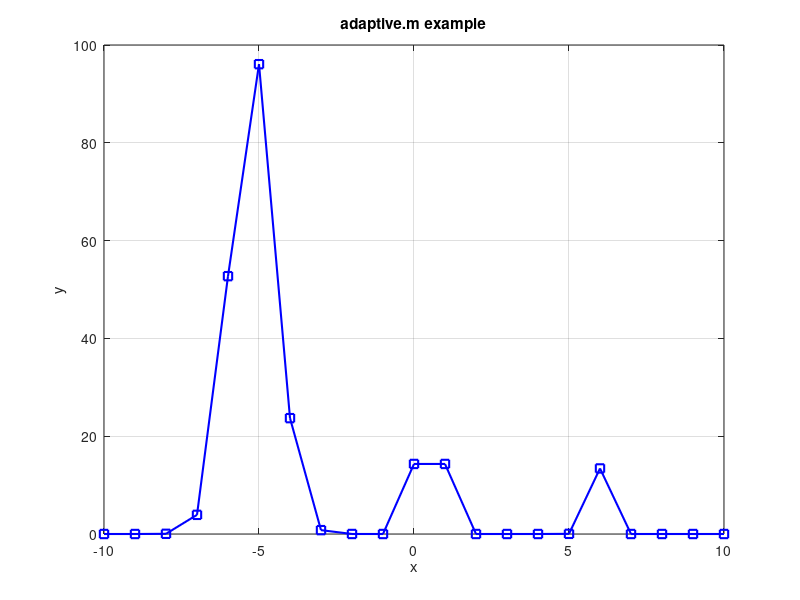

Reproduce this figure in MATLAB. (Note: this script raises an error after producing the figure.)
function varargout = adaptive(input_func, initialDomain, varargin)
%% adaptive: evaluates a matlab function on a given range
%
% 'adaptive.m' allows to sample a function using a reduced number of
% points. It works iteratively adding new points where needed.
% It is especially useful for functions which are computationally intensive
% (e.g. involve solving a differential equation).
%
% Usage:
% XY = adaptive(func, [xstart, xend])
%  evaluates 'func' in the range [xstart, xend]. Key-value arguments are
%  used to control the function evaluation. If the function 'func' returns
%  multiple output values, only the first one is used for the refinement
%  process, but all of them are calculated and returned as additional
%  columns in the output matrix. The output matrix XY contains the new
%  domain points in the first column and the output values in the other
%  columns.
% [x,yy] = adaptive(func, [xstart, xend])
%   as before but separately returns the array with the domain points and
%   the array/matrix with the function output values.
% [x,yy] = adaptive(func, xarray, ...)
%   as before but explicitly provide an initial array of domain points.
%
% Methods:
%   'adaptive' provides three methods for refining the function evaluation:
%   1) add more points near the sharp corners, which are found by
%    considering the triangles formed by three successive points and
%    measuring the central angle.
%   2) measure the area of the same triangles and add more points when the
%    area is bigger than a threshold.
%   3) measure the length of the segments formed by pairs of successive
%    and split the segments which are longer than a threshold.
%   If no methods is explicitly specified, the 'angle' method is used.
%
%% Input parameters
%  - func: input function (function handle)
%  - initialDomain: initial domain points (1D array)
%
%% Optional key-value input parameters
%  - 'nPoints': (default 20)
%       initial number of domain points, only used if an initial domain
%       array is not explicitly provided.
%  - 'maxRefinements': (default 10)
%       Specifies the maximum number of refinement steps.
%  - 'minAngle': (default 0.8*pi)
%       Refine near the  points which forms, together with their left and right
%       neighbours, a triangle with central angle smaller than a given value.
%  - 'maxArea': (default 5e-4)
%       Refine near the points which forms, together with their left and right
%       neighbours, a triangle with area larger than a threshold. The threshold
%       in normalized to the area enclosing th graph:
%       threshold==maxArea*(max(x)-min(x))*(max(f(x))-min(f(x)))
%  - 'maxLength': (default Inf)
%       Refine all the sements which are longer than a given threshold. The
%       threshold is relative to the input and output ranges. Specifically,
%       before applying the threshold, the data are normalized so that
%       max(x)-min(x)==1 and max(f(x))-min(f(x))==1.
%  - 'minLength': (default 0)
%       Exclude from the refinement process the segments which are shorter
%       than a given threshold. The threshold is relative to the input and
%       output ranges. Specifically, before applying the threshold, the
%       data are normalized so that max(x)-min(x)==1 and max(f(x))-min(f(x))==1.
%  - 'minSignal': (default 0.2)
%       Exclude from the refinement process the points where the function is
%       below a threshold. The threshold is relative to the output range: In
%       this example threshold == 0.01*(max(f(x))-min(f(x))).
%  - 'vectorizable': (default false)
%       Specifies whether the input function accepts arrays as input
%       (e.g. f(x)==x.^2).
%  - 'waitbar': (default false)
%       Display a waitbar.
%
% Output parameters
%  - a NxM array where N is the number of domain points and M is the number
%    of output parameters of the input function.
%
%
%% Examples:
%
%   % Refine a function near sharp corners. The option 'minAngle' is useful
%   % for having more points near the peaks of the function.
%   f = @(x) exp(-x.^2/4).*sin(3*x);
%   % for test-purpose also evaluate the function directly
%   x2 = -10:0.01:10;
%   y2 = f(x2);
%   y = adaptive(f, [-5,5], 'minAngle',0.8*pi);
%   figure(1); plot(x2,f(x2),'k--',y(:,1),y(:,2),'o-');
%   legend('high sampling','adaptive')
%   title('y = adaptive(f, [xstart, xend], ''minAngle'',0.8*pi)')
%   % as before but starting with an inital array of domain points
%   x = -5:5;
%   y = adaptive(f, x, 'minAngle',0.8*pi);
%   figure(2); plot(x,f(x),'s-',x2,f(x2),'k--',y(:,1),y(:,2),'o-');
%   legend('initial sampling','high sampling','adaptive')
%   title('y = adaptive(f, x, ''minAngle'',0.8*pi)')
%
%   % Refine a function near sharp corners, but do not split segments which
%   % are already shorter than 'minLength'.
%   y = adaptive(f, x, 'minAngle',0.8*pi, 'minLength',0.05);
%   figure(3); plot(x,f(x),'s-',x2,f(x2),'k--',y(:,1),y(:,2),'o-');
%   legend('initial sampling','high sampling','adaptive')
%   title('y = adaptive(f, x, ''minAngle'',0.8*pi, ''minLength'',0.05)');
%
%   % Refine a function until the areas of the triangles formed by
%   % triplets of successive points are smaller than 'maxArea'.
%   y = adaptive(f, x, 'maxArea',1e-3);
%   figure(4); plot(x,f(x),'s-',x2,f(x2),'k--',y(:,1),y(:,2),'o-');
%   legend('initial sampling','high sampling','adaptive')
%   title('y = adaptive(f, x, ''maxArea'',1e-3)')
%
%   % Refine a function until the segments formed by pairs of successive
%   % points are shorter than 'maxLength'.
%   y = adaptive(f, x, 'maxLength',0.1);
%   figure(5); plot(x,f(x),'s-',x2,f(x2),'k--',y(:,1),y(:,2),'o-');
%   legend('initial sampling','high sampling','adaptive')
%   title('y = adaptive(f, x, ''maxLength'',0.1)');


%% Copyright
% 2017, Alberto Comin -  LMU Muenchen

% Version changes:
%
% 24/01/2017: 1) new default: when no optional argument is given, use the
%  'angle' method as default 2) it is now possible to provide just the
%  start and the end of the function domain, instead of having to
%  explicitly provide an initial array 3) a new key-word argument
%  'nPoints' controls the number of initial domain points in the cases when
%  the initial array is not explicitly provided. 4) it is now possible to
%  return the domain points and the function values either as a single 2D
%  array or as two separate arrays.
% 25/01/2017: fixed defaults for the case when no method is specified

%% Default settings
vectorizable = false;
thresholdingSignal = false;
thresholdingLength = false;
thresholdingArea = false;
thresholdingAngles = false;
displayWaitbar = true;
maxRefinements = 10;
nPoints = 20;
minAngle = 0.8*pi;
minSignal = 0.2; % units normalized to data range
minLength = 0; % units normalized to data range
maxLength = Inf; % units normalized to data range
maxArea = 5e-4; % units normalized to data range

%% Test-mode
% The test mode is activated by calling 'adaptive.m' with no input.

if nargin==0
  initialDomain =  -10:10;
  input_func = @(x) 100*exp(-(x+5.2).^2) + 50*exp(-5*(x-0.5).^2)+ 20*exp(-10*(x-5.8).^2);
  thresholdingAngles = true;
  minAngle = 0.8*pi;
  thresholdingLength = true;
  minLength = 0.02;
  disp('Running adaptive.m in test mode');
  fprintf('input function: %s\n',func2str(input_func));
  disp('Plotting the function on a initial set of points');
  testFigureHandle = figure();
  plot(initialDomain, input_func(initialDomain),'bs-','LineWidth',1.5);
  grid on; xlabel('x'); ylabel('y'); title('adaptive.m example');
end


%% Processing input arguments
assert(isa(input_func,'function_handle'),'adaptiveFunctionEvaluation:ArgChk',...
  'the first argument must be a function handle');
assert(isnumeric(initialDomain) && isvector(initialDomain),...
  'adaptiveFunctionEvaluation:ArgChk','initial points must be specified as a numeric vector');

nExtraArgIn = numel(varargin);
if mod(nExtraArgIn,2)==1
  error('adaptiveFunctionEvaluation:ArgChk', ...
    'At least a key or a value is missing in the key-value arguments list.');
end

usingDefaultMethod = true;
n = 1;
while n < nExtraArgIn
  switch lower(varargin{n})  
    case 'minangle'
      minAngle = varargin{n+1};
      thresholdingAngles = true;
      usingDefaultMethod = false;
      n = n+2;
    case 'maxarea'
      maxArea = varargin{n+1};
      thresholdingArea = true;
      usingDefaultMethod = false;
      n = n+2;
    case 'maxlength'
      maxLength = varargin{n+1};
      thresholdingLength = true;
      usingDefaultMethod = false;
      n = n+2;
    case 'minlength'
      minLength = varargin{n+1};
      thresholdingLength = true;
      n = n+2;
    case 'minsignal'
      minSignal = varargin{n+1};
      thresholdingSignal = true;
      n = n+2;
    case 'npoints'
      nPoints = varargin{n+1};
      n = n+2;
    case 'vectorize'
      vectorizable = varargin{n+1};
      n = n+2;
    case 'maxrefinements'
      maxRefinements = varargin{n+1};
      n = n+2;
    case 'waitbar'
      displayWaitbar = varargin{n+1};
      n = n+2;
    otherwise
      error('adaptiveFunctionEvaluation:ArgChk',...
        ['unknown keyword argument: ', varargin{n}]);
  end
end

% if no method is specified use the 'angle' method as default
if usingDefaultMethod
  thresholdingAngles = true;
end

%% Initial function evaluation

% if initialDomain only contains the start and the end points, create a new
% array with 'nPoints' points.
if numel(initialDomain) == 2
  initialDomain = linspace(initialDomain(1),initialDomain(end),nPoints).';
end
% Normalize the input function: This step allows to use the same syntax for
% functions with single or multiple output parameters.
func = @(x) normalizeFunction(x,input_func,vectorizable);
% Evaluate the input function on the initial set of points.
dataPoints = [initialDomain(:), func(initialDomain(:))];


%% Iterative function refinement
if displayWaitbar
  refinementWaitbar = waitbar(0,['Evaluating function ',func2str(func)],...
    'CreateCancelBtn','setappdata(gcbf,''canceling'',true)');
  setappdata(refinementWaitbar,'canceling',false)
end

for nRefinements = 1:maxRefinements
  % calculate the box which encloses the current data points:
  dataBoxSize = max(dataPoints(:,1:2)) - min(dataPoints(:,1:2));
  dataBoxArea = prod(dataBoxSize);
  
  % Each point is considered as the central corner of the triangle formed
  % with its left and right hand side neighbours. The first and the last
  % points are not the central corner of any triangle, so for N points
  % there are only N-2 triangles.
  trianglesToRefine = [false(size(dataPoints,1)-2 ,1)];
  if thresholdingArea
    triangleArea = calculateTrianglesArea(dataPoints(:,1:2));
    bigTriangles = triangleArea > (maxArea * dataBoxArea);
    trianglesToRefine = trianglesToRefine | bigTriangles;
  end
  if thresholdingAngles
    cornerAngle = calculateCentralAngles(dataPoints(:,1:2), dataBoxSize);
    sharpCorners = (cornerAngle<minAngle);
    trianglesToRefine = trianglesToRefine | sharpCorners;
  end
  
  % For N points there are N-2 triangles and N-1 triangle sides. Each
  % triangle side is a segment, which can be split or not depending on the
  % refinement parameters.
  segmentsToSplit = [trianglesToRefine; false] | [false; trianglesToRefine];
  if thresholdingLength
    dataSegments = diff(dataPoints(:,1:2));
    normalizedSegments = bsxfun(@rdivide, dataSegments, dataBoxSize);
    segmentsLengthNormalized = hypot(normalizedSegments(:,1), normalizedSegments(:,2));
    tooLongSegments = segmentsLengthNormalized > maxLength;
    longEnoughSegments = segmentsLengthNormalized > minLength;
    segmentsToSplit = (segmentsToSplit | tooLongSegments) & longEnoughSegments;
  end
  if thresholdingSignal
    segmentsCenters = (dataPoints(1:end-1,2)+dataPoints(2:end,2))/2;
    centerAboveThreshold = segmentsCenters > minSignal * max(abs(dataPoints(:,2)));
    segmentsToSplit = segmentsToSplit & centerAboveThreshold;
  end
  
  if any(segmentsToSplit)
    dataPoints = increaseSampling(func, dataPoints, segmentsToSplit);
  else
    break;
  end
  if displayWaitbar
    if getappdata(refinementWaitbar,'canceling'), break; end
    waitbar(nRefinements/maxRefinements,refinementWaitbar);
  end
end

if displayWaitbar
  delete(refinementWaitbar);
end

%% Plotting refined function
if nargin==0 % test mode
  figure(testFigureHandle);
  hold on;
  plot(dataPoints(:,1), dataPoints(:,2),'ro-');
  legend('initial', 'refiniment');
end

if nargout==1
  varargout{1} = dataPoints;
elseif nargout>1
  varargout{1} = dataPoints(:,1);
  varargout{2} = dataPoints(:,2:end);
end
end

%% Subfunctions

function y = normalizeFunction(x, func, vectorizable)
% NORMALIZEFUNCTION evaluates a function and returns a NxM array, where N
% is the number of elements of x and M is the number of outputs of func.
% All the outputs of func must be scalar.
% The optional parameter 'vectorizable' (default false) allows to specify
% that the input function can be vectorized.

if (~exist('vectorizable','var') || isempty(vectorizable))
  vectorizable=false;
end
no_elements = numel(x);
no_outputs = abs(nargout(func)); %for anonymous functions nargout<0
y = zeros(no_elements, no_outputs);
newValues = cell(1, no_outputs);
if vectorizable
  % For uniformity reasons, transform the 'x' array into a column vector.
  % In this way it does not matter if it is given as a column or a row
  % vector.
  [newValues{:}] = func(x(:));
  y = cell2mat(newValues);
else
  for i=1:no_elements
    [newValues{:}] = func(x(i));
    y(i,:) = cell2mat(newValues);
  end
end
end

function [firstStep,secondStep,longStep] = calculateTrianglesSides(XYdata)
% Return the sides (deltaX, deltaY) of the triangles formed by data points.
% For input size NxM, the output size is (N-2)xN, because the first and the
% last point are not the central corner of any triangle.

firstStep = XYdata(2:end-1,:) - XYdata(1:end-2,:);
secondStep = XYdata(3:end  ,:) - XYdata(2:end-1,:);
longStep  = XYdata(3:end  ,:) - XYdata(1:end-2,:);
end

function cornerAngle = calculateCentralAngles(XYdata, dataBoxSize)
% Calculate the central angle of the triangles formed by data points.
% For input size NxM, the output size is (N-2)xN, because the first and the
% last point are not the central corner of any triangle.

% Normalize data, because angles depend on scaling.
normalizedData = ...
  XYdata ./ repmat(dataBoxSize, size(XYdata,1), 1) - ...
  repmat(min(XYdata), size(XYdata,1), 1);
% calculate cosine of central angles
[firstStep,secondStep,longStep] = calculateTrianglesSides(normalizedData);
% calculate area of squares of length of triangle sides
firstStepSquared  = firstStep(:,1).^2  + firstStep(:,2).^2;
secondStepSquared = secondStep(:,1).^2 + secondStep(:,2).^2;
longStepSquared   = longStep(:,1).^2   + longStep(:,2).^2;
cosCornerAngle = ...
  (firstStepSquared + secondStepSquared - longStepSquared) / 2 ./ ...
  sqrt(firstStepSquared .* secondStepSquared);
cornerAngle = real(acos(cosCornerAngle));
end

function triangleArea = calculateTrianglesArea(XYdata)
% CalculateTrianglesArea of triangles formed by data points using shoelace
% formula.
% For input size NxM, the output size is (N-2)xN, because the first and the
% last point are not the central corner of any triangle.

[firstStep, ~, longStep] = calculateTrianglesSides(XYdata);
triangleArea = 0.5 * abs(-longStep(:,1).*firstStep(:,2) + firstStep(:,1).*longStep(:,2));
end

function dataPoints = increaseSampling(func, dataPoints, segmentsToSplit)
% increaseSampling increase the sampling of an input function

noPointsToAdd = numel(segmentsToSplit(segmentsToSplit==true));
newDataPoints = zeros(noPointsToAdd, size(dataPoints,2));
newDataPoints(:,1) = 0.5 * (dataPoints([segmentsToSplit;false],1) + ...
  dataPoints([false;segmentsToSplit],1));
newDataPoints(:,2:end) = func(newDataPoints(:,1));
% For simplicity append the new points at the end and then sort.
dataPoints = sortrows( [ dataPoints; newDataPoints ]);
end
